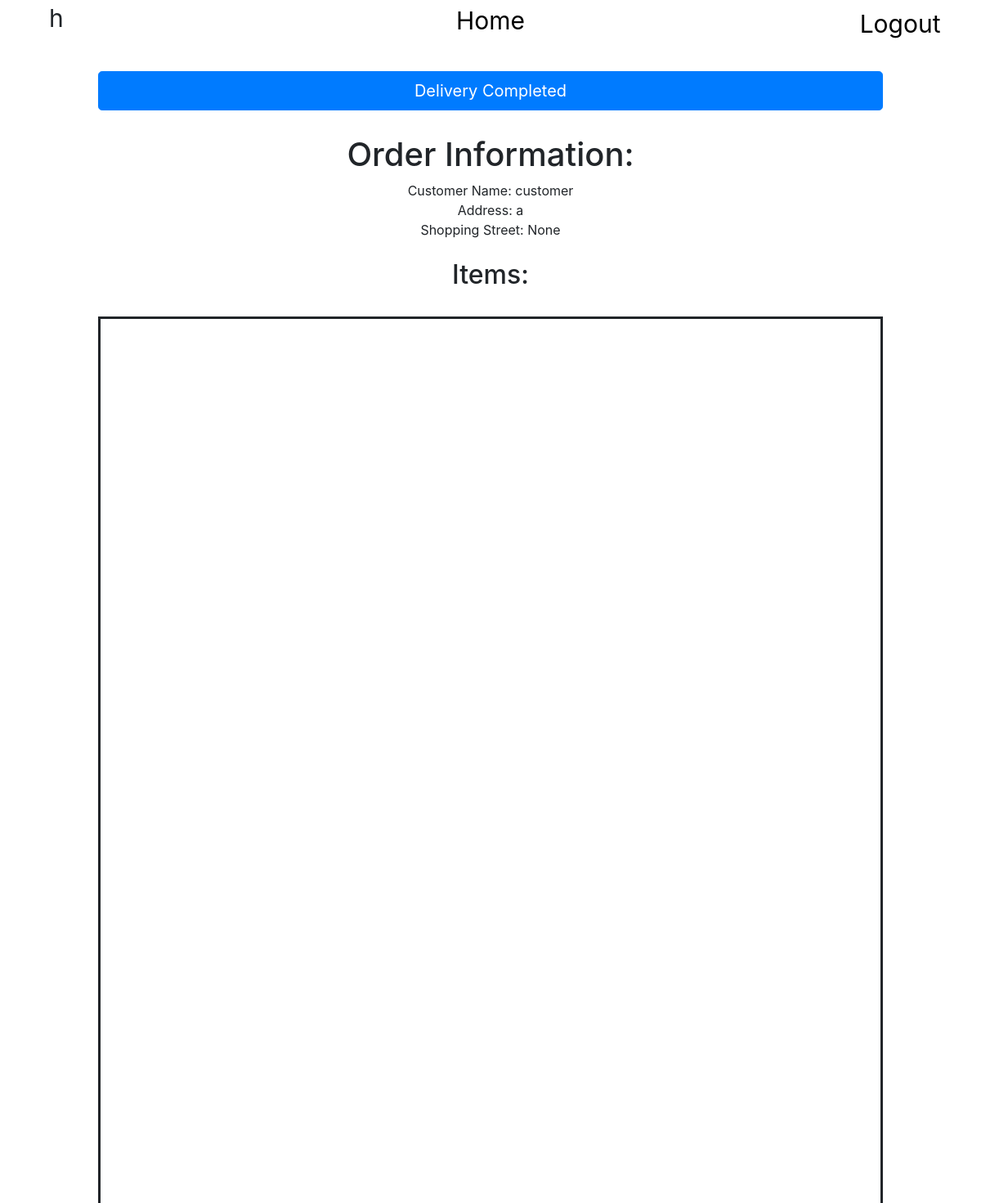
The app's page /helper_delivery/3 (signed in) with its own data.
### yocalshops/models.py (models this page shows, shortened)
class Customer(models.Model):
    user = models.OneToOneField(User, null=True, on_delete=models.CASCADE)
    name = models.CharField(max_length=100, null=True)
    address = models.CharField(max_length=100, null=True)
    shoppingstreet = models.ForeignKey(
        ShoppingStreet, null=True, on_delete=models.SET_NULL)
    STATUS = (
        ("Pending", "Pending"),
        ("On The way", "On The Way")
    )
    status = models.CharField(max_length=200, null=True, choices=STATUS)
    helper = models.ForeignKey(
        Helper, null=True, on_delete=models.SET_NULL)

### yocalshops/views.py (the view, shortened to what this page needs)
# urls.py: path("helper_delivery/<int:c_id>",
def helper_delivery(request, c_id):
    if c_id != 0:
        customer = Customer.objects.get(id=c_id)
        helper = Helper.objects.get(name=request.user.username)
        customer.helper = helper
        customer.status = "On The Way"
        customer.save()
        shoppingstreet = customer.shoppingstreet
        items = Item.objects.filter(customer=customer)
        context = {"customer": customer,
                   "items": items, "c_id": c_id, "shoppingstreet": shoppingstreet}
    else:
        context = {"c_id": c_id}
    return render(request, "yocalshops/helper_delivery.html", context)

### yocalshops/templates/yocalshops/helper_delivery.html (shortened to what this page needs)
<!DOCTYPE html>
<html lang="en">
    <head>
        <link rel="stylesheet" href="https://maxcdn.bootstrapcdn.com/bootstrap/4.0.0/css/bootstrap.min.css">
    </head>
    <body style = "background: white">
    <div class="top">
        {{ request.user }}
    </div>
    <a  class="btn btn-lg btn-block" href="{% url 'helper_home' %}" style = "text-align: center; font-size: 30px; transform: translateY(-10%);" role="button">Home</a>
    <div class="logout">
        <a href="{% url 'logout' %}" style="float: right; font-size: 30px; transform: translateY(-125%)translateX(-50%); ">Logout</a>
    </div>
    {% if c_id == 0 %}
        <p style="position:absolute; width: 100%; font-size: 50px; top:50%; left: 50%; transform: translateX(-30%) translateY(-50%);">You Have Not Accepted Any Order Yet!</p>
    {% else %}
    <form method="POST" action="" class="button">
        <input type="submit" value="Delivery Completed" class="btn btn-primary btn-lg btn-block">
    </form>
    <div class="order">
        <h1 class="orderhead">Order Information:</h1>
        Customer Name: {{customer.name}}
        <br>
        Address: {{customer.address}}
        <br>
        Shopping Street: {{customer.shoppingstreet}}
    </div>
    <div class="items">
        <h2 class="itemhead">Items:</h2>
    </div>
    <div id="map"></div>
    {% endif %}
    </body>
</html>

### yocalshops/templates/yocalshops/helper_delivery.html (style rules this page uses)
.top { font-size: 30px; position: absolute; top:0; left: 5%; float: left; }
.logout { text-align: right; font-size: 30px; }
a:link { color: black; background-color: transparent; text-decoration: none; }
* { margin: auto; }
#map { position: absolute; height: 80%; width: 80%; margin:auto; margin-top:2%; margin-left:10%; border-style: solid; }
.order { text-align:center; margin-top:2.5% }
.items { text-align:center; margin-top:2% }
.button { text-align:center; width:80%; margin-top:2%; }

### records on screen
Customer: name "customer", address "a", shoppingstreet "None"

### other values on screen
{{ request.user }} "h"
